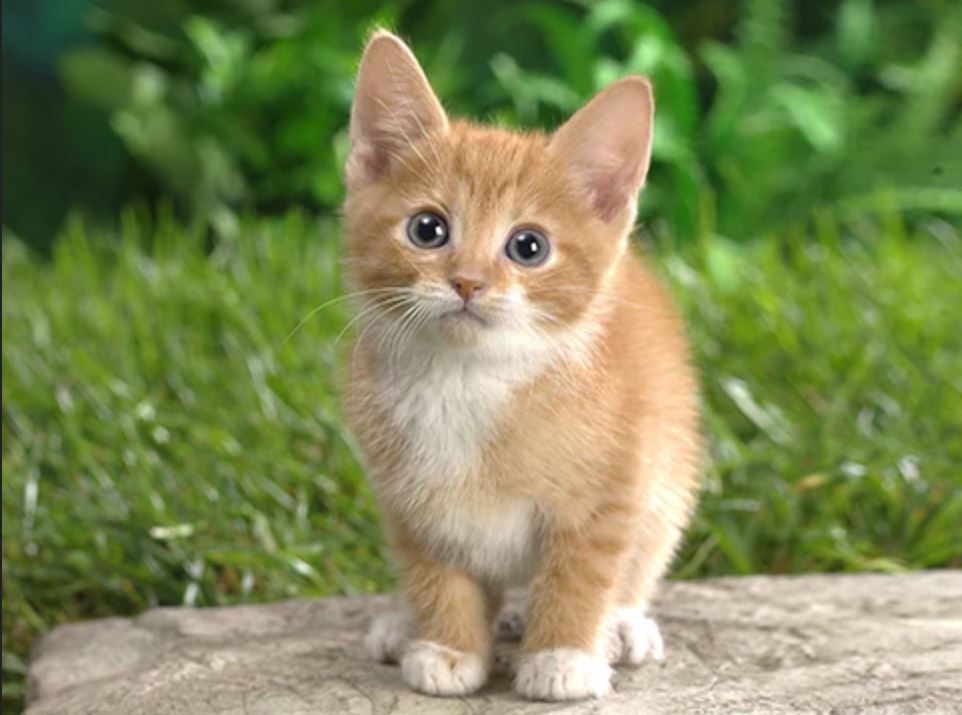
#> input picture 3_Handling_data/画像データ/cat.JPG, 962 x 715 px, found by its file name
$ python find_edges.py
#> lines starting #> are read from the running program, lines starting #| are printed output that depends on the picture
from PIL import Image
import cv2
import numpy as np
from matplotlib import pyplot as plt

image = np.array(Image.open("cat.jpg"))
#> image is the input picture: shape (715, 962, 3); mean R, G, B 126.6, 136.8, 86.5
edge = cv2.Canny(image,50,110)
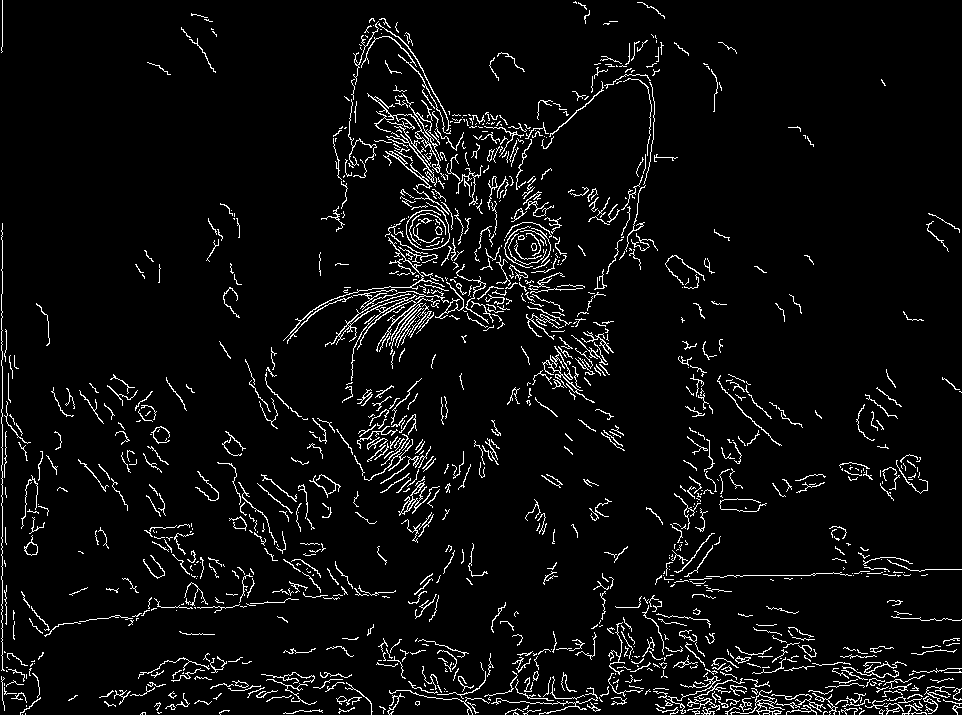
#> edge: shape (715, 962); 5.1% white in thin lines or dots

plt.imshow(edge)
plt.show()
cv2.imwrite("cat_edge.jpg", edge)


image_n = np.array(Image.open("noise.jpg"))
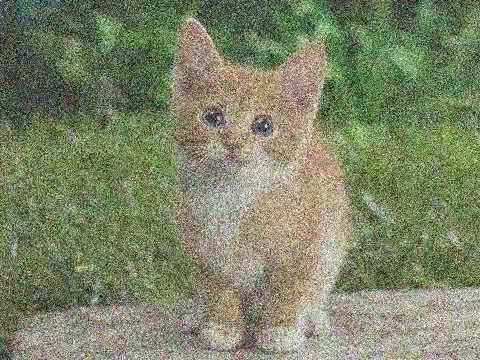
#> input picture 3_Handling_data/画像データ/noise.jpg, 480 x 360 px
#> image_n is the input picture: shape (360, 480, 3); mean R, G, B 125.3, 132.4, 103.9
edge = cv2.Canny(image_n,50,110)
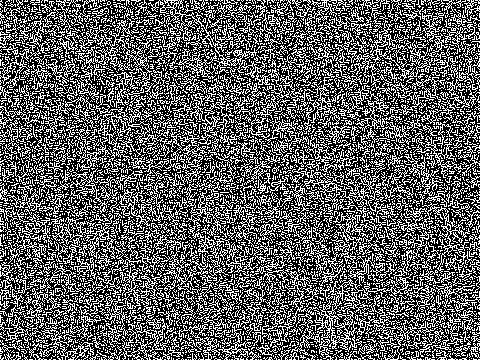
#> edge: shape (360, 480); 37.2% white in thin lines or dots

plt.imshow(edge)
plt.show()
cv2.imwrite("cat_edge_noise.jpg", edge)
